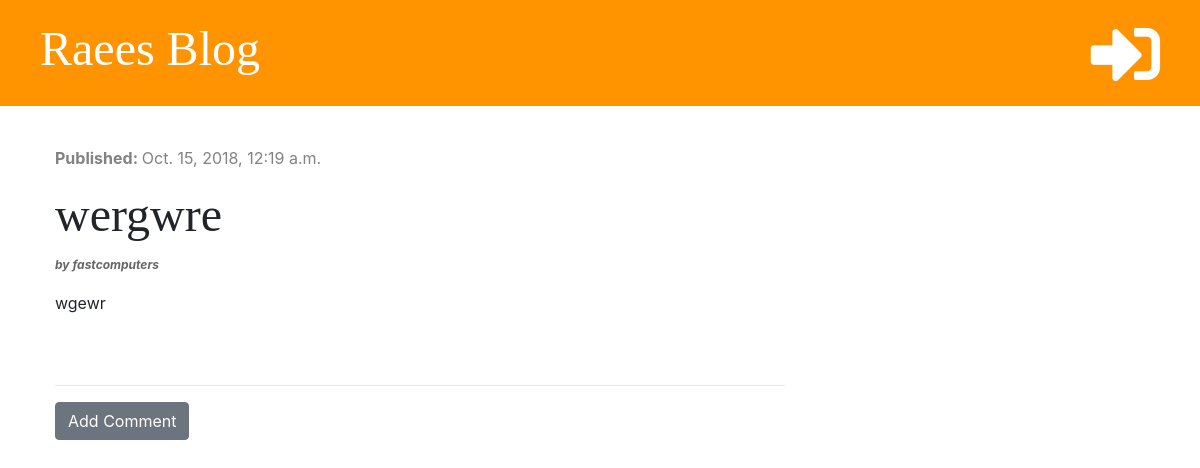
/post/16/, run on an earlier commit of the app's database.
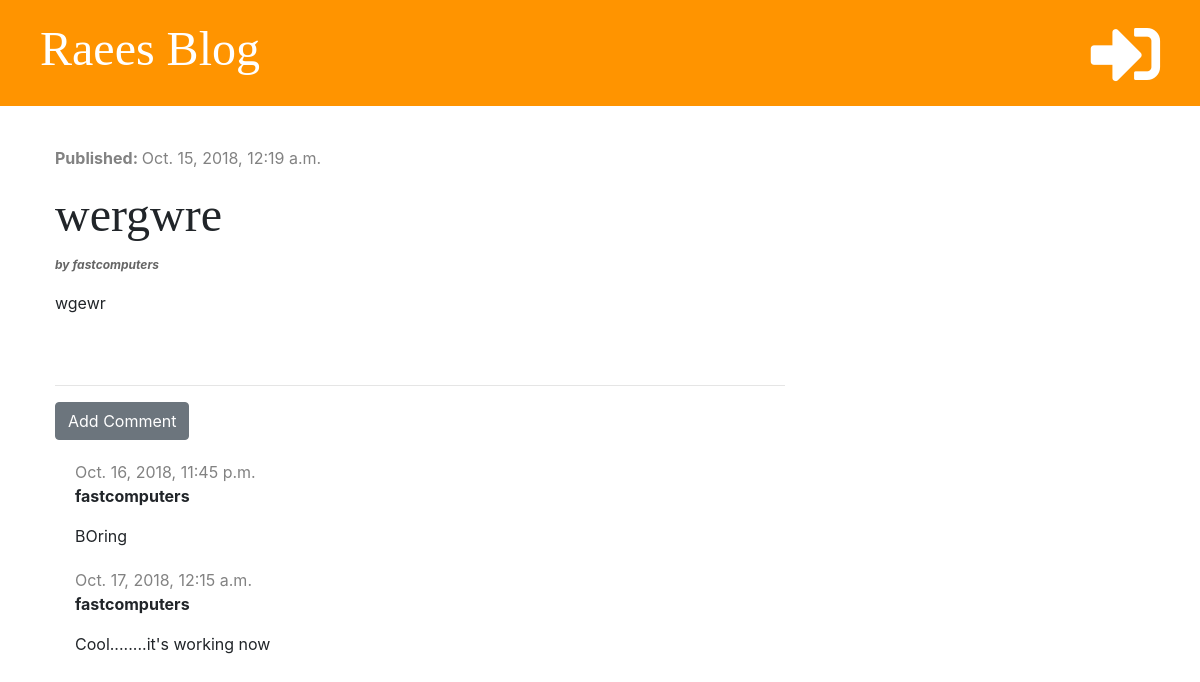
And on a later commit of the database.
### blog/models.py (models this page shows, shortened)
class Comment(models.Model):
    post = models.ForeignKey('blog.Post', on_delete=models.CASCADE, related_name='comments')
    author = models.CharField(max_length=200)
    text = models.TextField()
    created_date = models.DateTimeField(default=timezone.now)
    approved = models.BooleanField(default=False)

### blog/views.py (the view)
# urls.py: path('post/<int:pk>/', views.post_detail, name='post_detail'),
def post_detail(request, pk):
    post = get_object_or_404(Post, pk=pk)
    stuff_for_frontend = {'post': post}
    return render(request, 'blog/post_detail.html', stuff_for_frontend)

### blog/templates/blog/post_detail.html (shortened to what this page needs)
{% extends 'blog/base.html' %}
{% block content %}
    <div class="post">
        {% if post.published_date %}
            <div class="date">
                <p><strong>Published: </strong>{{ post.published_date }}</p>
            </div>
        {% else %}
            <a href="{% url 'post_publish' pk=post.pk %}" class="btn btn-primary">Publish</a>
        {% endif %}
        <p><h2>{{ post.title }}</h2>  <strong><i style="font-size:12px;color:#666;margin:0 0 10px"> by {{ post.author }}</i></strong></p>
        <p>{{ post.text|linebreaksbr }}</p>
    </div>
    <hr>
    <a href="{% url 'add_comment_to_post' pk=post.pk %}" class="btn btn-secondary">Add Comment</a>
    {% for comment in post.comments.all %}
            {% if user.is_authenticated or comment.approved %}
                <div class="comment">
                    <div class="date">
                        {{ comment.created_date }}
                    </div>
                    <p><strong>{{ comment.author }}</strong></p>
                    <p>{{ comment.text }}</p>
                </div>
            {% endif %}
        {% empty %}
            <p>No Comments yet....</p>
    {% endfor %}
{% endblock %}

What changed in the data, as far as the page shows it:
now on this page (row edited): Comment: created_date "Oct. 16, 2018, 11:45 p.m.", author "fastcomputers", text "BOring"
now on this page (row edited): Comment: created_date "Oct. 17, 2018, 12:15 a.m.", author "fastcomputers", text "Cool........it's working now"
